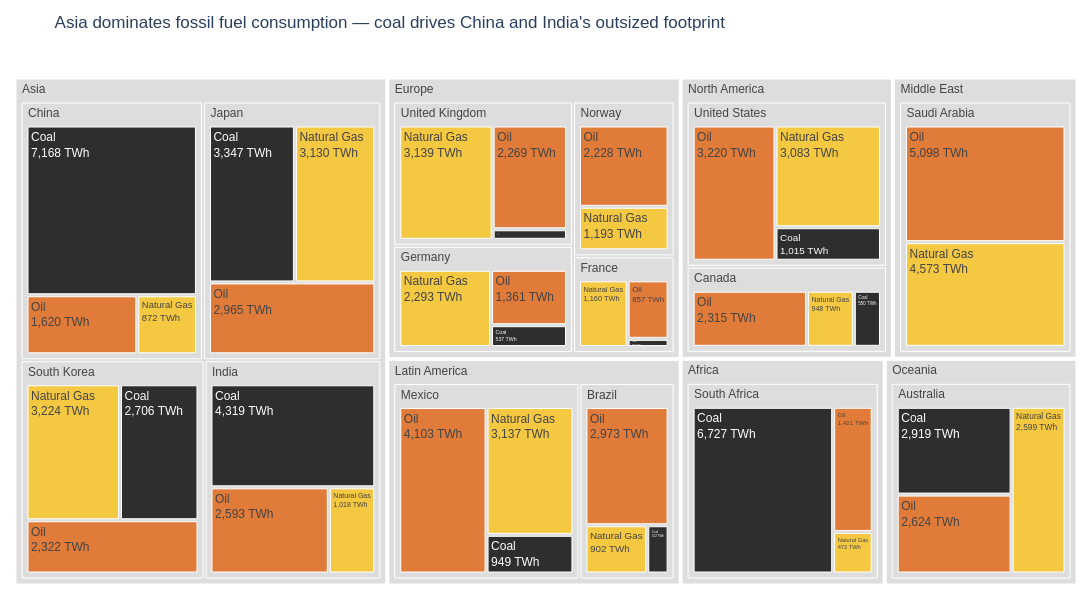

Write notebook code for a chart like this one.
### Markdown cell above
## Task 1 — Treemap: fossil fuel dependency by country

**What to build:** A treemap showing **fossil fuel TWh only**, broken down by Region → Country → Source (Coal / Oil / Natural Gas).

**Requirements:**
- Filter to fossil sources only before plotting
- Use `path=['Region', 'Country', 'Source']` for the hierarchy
- Colour encodes the fossil source type (Coal / Oil / Natural Gas) with a CVD-safe palette
- Show TWh values in labels — no percentages
- Grey out parent nodes (Region and Country level)
- Insight title naming which region or country is most fossil-dependent

> 💡 `df.loc[df['Source_Type'] == 'Fossil']`

### Code cell
# Task 1
# YOUR CODE HERE
df_fossil = df.loc[df['Source_Type'] == 'Fossil'].copy()

fossil_palette = {
    'Coal':        '#2E2E2E',
    'Oil':         '#E07B39',
    'Natural Gas': '#F5C842',
}

fig = px.treemap(
    df_fossil,
    path=['Region', 'Country', 'Source'],
    values='TWh',
    color='Source',
    color_discrete_map=fossil_palette,
    labels={'TWh': 'Energy (TWh)', 'Source': 'Fossil source'},
    title="Asia dominates fossil fuel consumption — coal drives China and India's outsized footprint",
    height=600, width=1100
)

fig.update_traces(
    texttemplate='%{label}<br>%{value:,.0f} TWh',
    hovertemplate='<b>%{label}</b><br>%{value:,.0f} TWh<extra></extra>',
    root_color='white',
)

# Grey out parent nodes (Region and Country level)
fig.data[0].marker.colors = [
    c if c in fossil_palette.values() else '#DDDDDD'
    for c in fig.data[0].marker.colors
]

fig.update_layout(
    font=dict(family='Arial', size=12),
    margin=dict(l=10, r=10, t=55, b=10),
    paper_bgcolor='white',
)

fig.show()

### Figure 1 — Plotly figure (JSON) as saved in the notebook; plotly's stock layout.template omitted (floating-point values rounded to 4 significant figures)
{"data": [{"branchvalues": "total", "customdata": [["(?)"], ["(?)"], ["(?)"], ["(?)"], ["(?)"], ["(?)"], ["(?)"], ["(?)"], ["(?)"], ["(?)"], ["(?)"], ["(?)"], ["(?)"], ["(?)"], ["(?)"], ["(?)"], ["(?)"], ["(?)"], ["(?)"], ["(?)"], ["(?)"], ["(?)"], ["Coal"], ["Coal"], ["Coal"], ["Coal"], ["Coal"], ["Coal"], ["Coal"], ["Coal"], ["Coal"], ["Coal"], ["Coal"], ["Coal"], ["Coal"], ["Natural Gas"], ["Natural Gas"], ["Natural Gas"], ["Natural Gas"], ["Natural Gas"], ["Natural Gas"], ["Natural Gas"], ["Natural Gas"], ["Natural Gas"], ["Natural Gas"], ["Natural Gas"], ["Natural Gas"], ["Natural Gas"], ["Natural Gas"], ["Natural Gas"], ["Oil"], ["Oil"], ["Oil"], ["Oil"], ["Oil"], ["Oil"], ["Oil"], ["Oil"], ["Oil"], ["Oil"], ["Oil"], ["Oil"], ["Oil"], ["Oil"], ["Oil"]], "domain": {"x": [0, 1], "y": [0, 1]}, "hovertemplate": "<b>%{label}</b><br>%{value:,.0f} TWh<extra></extra>", "ids": ["Africa", "North America/United States", "Asia/China", "Europe/Germany", "Europe/France", "Europe/United Kingdom", "Asia/India", "Latin America/Brazil", "Oceania/Australia", "Middle East", "Asia/South Korea", "Asia/Japan", "Middle East/Saudi Arabia", "Africa/South Africa", "North America/Canada", "Latin America/Mexico", "North America", "Asia", "Europe", "Latin America", "Oceania", "Europe/Norway", "Latin America/Mexico/Coal", "North America/Canada/Coal", "Africa/South Africa/Coal", "Asia/South Korea/Coal", "North America/United States/Coal", "Latin America/Brazil/Coal", "Europe/France/Coal", "Asia/India/Coal", "Asia/Japan/Coal", "Asia/China/Coal", "Europe/Germany/Coal", "Europe/United Kingdom/Coal", "Oceania/Australia/Coal", "Europe/United Kingdom/Natural Gas", "Europe/Germany/Natural Gas", "Asia/India/Natural Gas", "Asia/Japan/Natural Gas", "Latin America/Brazil/Natural Gas", "Latin America/Mexico/Natural Gas", "North America/Canada/Natural Gas", "Africa/South Africa/Natural Gas", "Oceania/Australia/Natural Gas", "Middle East/Saudi Arabia/Natural Gas", "Europe/Norway/Natural Gas", "North America/United States/Natural Gas", "Asia/South Korea/Natural Gas", "Asia/China/Natural Gas", "Europe/France/Natural Gas", "Asia/China/Oil", "Europe/Germany/Oil", "North America/United States/Oil", "Asia/Japan/Oil", "Europe/United Kingdom/Oil", "Asia/India/Oil", "Latin America/Brazil/Oil", "Latin America/Mexico/Oil", "North America/Canada/Oil", "Oceania/Australia/Oil", "Africa/South Africa/Oil", "Europe/Norway/Oil", "Asia/South Korea/Oil", "Europe/France/Oil", "Middle East/Saudi Arabia/Oil"], "labels": ["Africa", "United States", "China", "Germany", "France", "United Kingdom", "India", "Brazil", "Australia", "Middle East", "South Korea", "Japan", "Saudi Arabia", "South Africa", "Canada", "Mexico", "North America", "Asia", "Europe", "Latin America", "Oceania", "Norway", "Coal", "Coal", "Coal", "Coal", "Coal", "Coal", "Coal", "Coal", "Coal", "Coal", "Coal", "Coal", "Coal", "Natural Gas", "Natural Gas", "Natural Gas", "Natural Gas", "Natural Gas", "Natural Gas", "Natural Gas", "Natural Gas", "Natural Gas", "Natural Gas", "Natural Gas", "Natural Gas", "Natural Gas", "Natural Gas", "Natural Gas", "Oil", "Oil", "Oil", "Oil", "Oil", "Oil", "Oil", "Oil", "Oil", "Oil", "Oil", "Oil", "Oil", "Oil", "Oil"], "marker": {"colors": ["#DDDDDD", "#DDDDDD", "#DDDDDD", "#DDDDDD", "#DDDDDD", "#DDDDDD", "#DDDDDD", "#DDDDDD", "#DDDDDD", "#DDDDDD", "#DDDDDD", "#DDDDDD", "#DDDDDD", "#DDDDDD", "#DDDDDD", "#DDDDDD", "#DDDDDD", "#DDDDDD", "#DDDDDD", "#DDDDDD", "#DDDDDD", "#DDDDDD", "#2E2E2E", "#2E2E2E", "#2E2E2E", "#2E2E2E", "#2E2E2E", "#2E2E2E", "#2E2E2E", "#2E2E2E", "#2E2E2E", "#2E2E2E", "#2E2E2E", "#2E2E2E", "#2E2E2E", "#F5C842", "#F5C842", "#F5C842", "#F5C842", "#F5C842", "#F5C842", "#F5C842", "#F5C842", "#F5C842", "#F5C842", "#F5C842", "#F5C842", "#F5C842", "#F5C842", "#F5C842", "#E07B39", "#E07B39", "#E07B39", "#E07B39", "#E07B39", "#E07B39", "#E07B39", "#E07B39", "#E07B39", "#E07B39", "#E07B39", "#E07B39", "#E07B39", "#E07B39", "#E07B39"]}, "name": "", "parents": ["", "North America", "Asia", "Europe", "Europe", "Europe", "Asia", "Latin America", "Oceania", "", "Asia", "Asia", "Middle East", "Africa", "North America", "Latin America", "", "", "", "", "", "Europe", "Latin America/Mexico", "North America/Canada", "Africa/South Africa", "Asia/South Korea", "North America/United States", "Latin America/Brazil", "Europe/France", "Asia/India", "Asia/Japan", "Asia/China", "Europe/Germany", "Europe/United Kingdom", "Oceania/Australia", "Europe/United Kingdom", "Europe/Germany", "Asia/India", "Asia/Japan", "Latin America/Brazil", "Latin America/Mexico", "North America/Canada", "Africa/South Africa", "Oceania/Australia", "Middle East/Saudi Arabia", "Europe/Norway", "North America/United States", "Asia/South Korea", "Asia/China", "Europe/France", "Asia/China", "Europe/Germany", "North America/United States", "Asia/Japan", "Europe/United Kingdom", "Asia/India", "Latin America/Brazil", "Latin America/Mexico", "North America/Canada", "Oceania/Australia", "Africa/South Africa", "Europe/Norway", "Asia/South Korea", "Europe/France", "Middle East/Saudi Arabia"], "root": {"color": "white"}, "texttemplate": "%{label}<br>%{value:,.0f} TWh", "type": "treemap", "values": [8620.0, 7318.0, 9660.0, 4191.0, 2137.0, 5638.0, 7930.0, 4187.0, 8142.0, 9671.0, 8252.0, 9442.0, 9671.0, 8620.0, 3813.0, 8189.0, 11130.0, 35280.0, 15390.0, 12380.0, 8142.0, 3421.0, 949.0, 550.0, 6727.0, 2706.0, 1015.0, 312.0, 120.0, 4319.0, 3347.0, 7168.0, 537.0, 230.0, 2919.0, 3139.0, 2293.0, 1018.0, 3130.0, 902.0, 3137.0, 948.0, 472.0, 2599.0, 4573.0, 1193.0, 3083.0, 3224.0, 872.0, 1160.0, 1620.0, 1361.0, 3220.0, 2965.0, 2269.0, 2593.0, 2973.0, 4103.0, 2315.0, 2624.0, 1421.0, 2228.0, 2322.0, 857.0, 5098.0]}], "layout": {"font": {"family": "Arial", "size": 12}, "height": 600, "legend": {"tracegroupgap": 0}, "margin": {"b": 10, "l": 10, "r": 10, "t": 55}, "paper_bgcolor": "white", "title": {"text": "Asia dominates fossil fuel consumption — coal drives China and India's outsized footprint"}, "width": 1100}}
